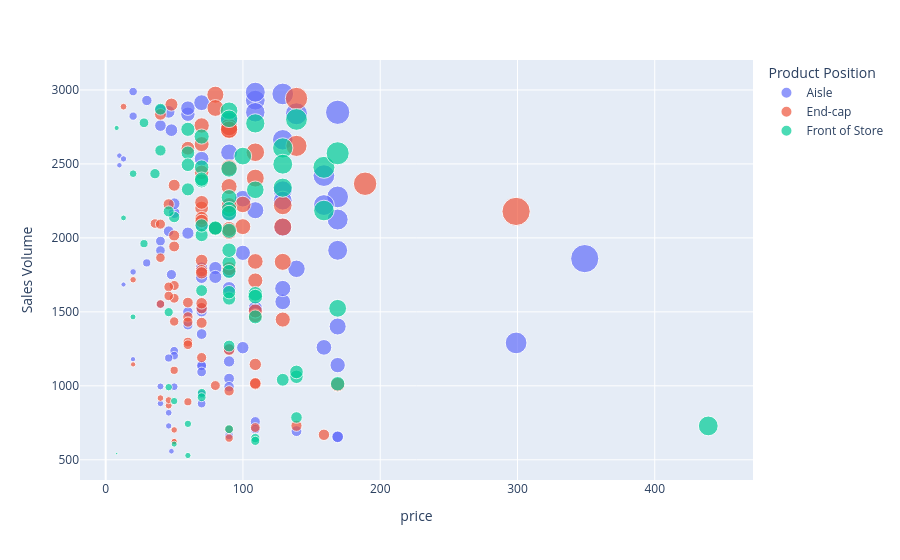

The cell this chart's notebook holds for it:
### Markdown cell above
🔹 Step 4: Interactive Dashboard (Plotly)

### Code cell
import plotly.express as px

fig = px.scatter(
    df,
    x="price",
    y="Sales Volume",
    size="Revenue",
    color="Product Position",
    hover_data=["name"]
)

fig.show()

### Figure 1 — Plotly figure (JSON) as saved in the notebook; plotly's stock layout.template omitted (floating-point values rounded to 4 significant figures)
{"data": [{"customdata": [["BASIC PUFFER JACKET"], ["TUXEDO JACKET"], ["STRETCH SUIT JACKET"], ["SUIT JACKET IN 100% LINEN"], ["100% WOOL SUIT JACKET"], ["100% FEATHER FILL PUFFER JACKET"], ["HERRINGBONE TEXTURED JACKET"], ["OVERSIZED CROPPED JACKET LIMITED EDITION"], ["LEATHER BIKER JACKET"], ["FAUX LEATHER BOXY FIT JACKET"], ["FAUX SUEDE BOMBER JACKET"], ["BOUCLÉ TEXTURED JACKET"], ["LEATHER JACKET"], ["PATCH BOMBER JACKET"], ["FAUX LEATHER BOMBER JACKET"], ["FAUX SUEDE BOMBER JACKET"], ["SUEDE JACKET"], ["CROPPED TEXTURED JACKET"], ["POCKET PUFFER JACKET"], ["FAUX SUEDE JACKET"], ["POCKET JACKET"], ["WOOL BLEND JACKET"], ["COTTON - LINEN BLEND JACKET"], ["ZIPPERED JACKET"], ["COTTON JACKET"], ["CONTRAST JACQUARD JACKET"], ["CONTRASTING PATCHES HOODED JACKET"], ["LIGHTWEIGHT BOMBER JACKET"], ["TECHNICAL PADDED JACKET"], ["BOXY FIT DENIM JACKET"], ["FAUX SHEARLING PLAID JACKET"], ["BOUCLE TEXTURED VEST"], ["LONGLINE QUILTED JACKET"], ["WOOL BLEND SUIT JACKET"], ["HOODED KNIT CARDIGAN"], ["HOODED TECHNICAL JACKET"], ["BOMBER JACKET"], ["PADDED BOMBER JACKET"], ["POCKET JACKET"], ["WAXED EFFECT PLAID JACKET"], ["REVERSIBLE PLAID OVERSHIRT"], ["POCKET OVERSHIRT"], ["PLAID OVERSHIRT"], ["POCKET DENIM OVERSHIRT"], ["PLAID OVERSHIRT"], ["PLAID TIE DYE OVERSHIRT"], ["PLAID OVERSHIRT"], ["SUEDE FISHERMAN SANDALS"], ["SUEDE LACELESS SNEAKERS"], ["RETRO SNEAKERS"], ["RETRO HIGH TOP SNEAKERS"], ["MULTI-PIECED RETRO SNEAKERS"], ["TASSEL LEATHER LOAFERS"], ["STRAP SANDALS"], ["SUEDE RETRO SNEAKERS"], ["DOUBLE STRAP SUEDE SANDALS"], ["SUEDE PENNY LOAFERS"], ["WOVEN LEATHER SLIDES"], ["SUEDE SNEAKERS"], ["ASYMMETRIC CROPPED KNIT SWEATER"], ["ASYMMETRICAL WOOL AND SILK BLEND SWEATER"], ["WOOL AND CASHMERE BLEND RIB SWEATER"], ["ALPACA AND WOOL BLEND TIE DYE KNIT SWEATER"], ["ALPACA BLEND OPEN KNIT SWEATER"], ["OVERSIZED KNIT SWEATER"], ["KNIT SWEATER WITH BUTTONS"], ["STRIPED CROP KNIT SWEATER"], ["V-NECK KNIT SWEATER"], ["FOIL KNIT CROP SWEATER"], ["STRIPED TEXTURED OVERSHIRT"], ["FLEECE OVERSHIRT"], ["PLAID OVERSHIRT"], ["DENIM SHIRT"], ["RIPPED STRAIGHT FIT JEANS"], ["TEXTURED SWEATER"], ["BASIC SLIM FIT T-SHIRT"], ["CROPPED WASHED T-SHIRT"], ["BASIC HEAVYWEIGHT T-SHIRT"], ["OVERSIZE FIT T-SHIRT"], ["STRUCTURED TEXT T-SHIRT"], ["ABSTRACT PRINT T-SHIRT"], ["RAISED TEXT T-SHIRT LIMITED EDITION"], ["SEMI-SHEER KNIT SHIRT LIMITED EDITION"], ["VISCOSE BLEND KNIT T-SHIRT"], ["STRIPED JACQUARD T-SHIRT"], ["HERRINGBONE TEXTURED JACKET"], ["CROPPED LEATHER JACKET"], ["DENIM BOMBER JACKET"], ["BOUCLÉ TEXTURED JACKET"], ["SUIT JACKET IN 100% LINEN"], ["PADDED DENIM JACKET"], ["LEATHER JACKET"], ["PATCH BOMBER JACKET"], ["STRETCH POCKET OVERSHIRT"], ["RIB COLLAR JACKET"], ["CONTRASTING PATCHES BOMBER JACKET"], ["PATCH BOMBER JACKET"]], "hovertemplate": "Product Position=Aisle<br>price=%{x}<br>Sales Volume=%{y}<br>Revenue=%{marker.size}<br>name=%{customdata[0]}<extra></extra>", "legendgroup": "Aisle", "marker": {"color": "#636efa", "size": [56430.0, 110500.0, 202300.0, 384900.0, 323800.0, 110900.0, 343500.0, 200300.0, 359000.0, 226300.0, 146000.0, 299400.0, 385700.0, 290500.0, 319500.0, 125500.0, 649100.0, 104700.0, 267200.0, 59780.0, 213900.0, 164900.0, 82620.0, 84580.0, 87840.0, 247100.0, 164200.0, 108300.0, 231800.0, 250900.0, 112300.0, 121100.0, 481500.0, 384800.0, 79340.0, 35380.0, 166200.0, 177200.0, 394600.0, 236800.0, 143500.0, 159800.0, 121700.0, 149100.0, 79480.0, 59750.0, 111300.0, 198800.0, 94370.0, 24890.0, 25530.0, 130900.0, 189700.0, 37550.0, 89850.0, 169900.0, 194500.0, 61730.0, 105100.0, 114200.0, 172300.0, 76470.0, 49600.0, 138700.0, 60080.0, 61920.0, 130700.0, 26730.0, 83920.0, 61510.0, 65920.0, 94310.0, 21890.0, 203700.0, 106500.0, 23480.0, 110100.0, 54750.0, 78920.0, 54530.0, 39740.0, 76410.0, 33460.0, 93870.0, 35150.0, 89360.0, 192700.0, 248900.0, 310500.0, 325400.0, 77060.0, 125700.0, 96470.0, 238400.0, 383500.0, 353300.0, 32920.0], "sizemode": "area", "sizeref": 1629.0, "symbol": "circle"}, "mode": "markers", "name": "Aisle", "orientation": "v", "showlegend": true, "type": "scatter", "x": [19.99, 169.0, 129.0, 159.0, 169.0, 169.0, 129.0, 159.0, 169.0, 99.9, 69.9, 129.0, 299.0, 129.0, 109.0, 69.9, 349.0, 89.9, 129.0, 89.9, 129.0, 109.0, 109.0, 59.9, 29.99, 89.9, 109.0, 49.9, 89.9, 89.9, 89.9, 69.9, 169.0, 169.0, 69.9, 19.99, 109.0, 69.9, 139.0, 169.0, 79.9, 89.9, 59.9, 89.9, 69.9, 19.99, 49.9, 89.9, 69.9, 9.99, 9.99, 45.9, 99.9, 45.9, 59.9, 59.9, 89.9, 49.9, 69.9, 39.9, 59.9, 69.9, 49.9, 79.9, 49.9, 39.9, 47.9, 47.9, 47.9, 69.9, 69.9, 89.9, 12.99, 69.9, 69.9, 19.9, 39.9, 29.9, 39.9, 45.9, 39.9, 39.9, 45.9, 45.9, 39.9, 89.9, 169.0, 139.0, 109.0, 109.0, 109.0, 99.9, 139.0, 109.0, 129.0, 159.0, 12.99], "xaxis": "x", "y": [2823, 654, 1568, 2421, 1916, 656, 2663, 1260, 2124, 2265, 2089, 2321, 1290, 2252, 2931, 1796, 1860, 1165, 2071, 665, 1658, 1513, 758, 1412, 2929, 2749, 1506, 2170, 2578, 2791, 1249, 1733, 2849, 2277, 1135, 1770, 1525, 2535, 2839, 1401, 1796, 1778, 2032, 1659, 1137, 2989, 2231, 2211, 1350, 2491, 2556, 2852, 1899, 818, 1500, 2836, 2164, 1237, 1504, 2863, 2877, 1094, 994, 1736, 1204, 1552, 2728, 558, 1752, 880, 943, 1049, 1685, 2914, 1524, 1180, 2759, 1831, 1978, 1188, 996, 1915, 729, 2045, 881, 994, 1140, 1791, 2849, 2985, 707, 1258, 694, 2187, 2973, 2222, 2534], "yaxis": "y"}, {"customdata": [["SLIM FIT SUIT JACKET"], ["DOUBLE FACED JACKET"], ["CONTRASTING COLLAR JACKET"], ["FAUX LEATHER JACKET"], ["SUIT JACKET IN 100% LINEN"], ["JACQUARD DENIM JACKET"], ["LIGHTWEIGHT BOMBER JACKET"], ["PATCH BOMBER JACKET"], ["CROPPED BOMBER JACKET LIMITED EDITION"], ["FAUX LEATHER PUFFER JACKET"], ["BOMBER JACKET"], ["FAUX SUEDE JACKET"], ["CONTRASTING COLLAR JACKET"], ["TECHNICAL JACKET WITH POCKETS"], ["FAUX LEATHER JACKET"], ["TEXTURED POCKET JACKET"], ["PUFFER JACKET WITH POUCH POCKET"], ["TEXTURED WEAVE OVERSHIRT"], ["LIGHTWEIGHT PUFFER JACKET"], ["OVERSIZED BOMBER JACKET"], ["EMBROIDERED PATCH JACKET"], ["VINTAGE EFFECT LEATHER BOMBER JACKET"], ["FLEECE BOMBER JACKET"], ["WOOL BLEND TEXTURED JACKET"], ["UTILITY POCKET JACKET"], [null], ["CONTRASTING PATCHES BOMBER JACKET"], ["POCKET DENIM JACKET"], ["COLOR BLOCK PUFFER JACKET"], ["HOUNDSTOOTH SUIT JACKET"], ["HOODED TECHNICAL JACKET"], ["100% FEATHER FILL PUFFER JACKET"], ["HOODED DENIM JACKET"], ["PLAID OVERSHIRT"], ["100% LINEN OVERSHIRT"], ["FAUX SUEDE OVERSHIRT"], ["TEXTURED POCKET OVERSHIRT"], ["POCKET OVERSHIRT"], ["OVERSHIRT"], ["POCKET OVERSHIRT"], ["ZIPPERED WOOL BLEND OVERSHIRT"], ["GEOMETRIC JACQUARD OVERSHIRT"], ["TECHNICAL OVERSHIRT"], ["ZIPPER MULTIPIECE SNEAKERS"], ["MULTICOLOR SNEAKERS"], ["RETRO RUNNING SNEAKERS"], ["SUEDE HIGH-TOPS"], ["SUEDE STRAP SANDALS"], ["MULTIPIECE SNEAKERS"], ["HIKING BOOTS"], ["FAUX SHEARLING LINED SUEDE BOOTS"], ["MULTIPIECE SNEAKERS"], ["SUEDE RUNNING SNEAKERS"], ["KNIT SWEATER WITH PEARLS"], ["STRIPED KNIT SWEATER"], ["CABLE KNIT METALLIC SWEATER"], ["MOCK NECK WOOL AND SILK BLEND KNIT TOP"], ["WOOL BLEND KNIT SWEATER"], ["FAUX FUR JEWEL SWEATER"], ["FINE KNIT CROP SWEATER"], ["KNIT SWEATER WITH RIPS"], ["GATHERED WAIST KNIT SWEATER"], ["KNIT V-NECK SWEATER"], ["CONTRAST TOPSTITCHING CROP KNIT SWEATER"], ["COLORBLOCK KNIT CROP SWEATER"], ["KNIT PEARL SWEATER"], ["BAGGY BELTED JEANS"], ["BAGGY FIT JEANS"], ["BAGGY FIT JEANS"], ["PLEATED WIDE FIT JEANS"], ["PURL KNIT SWEATER"], ["BRAIDED COLOR BLOCK SWEATER"], ["CONTRAST INTERIOR SWEATER"], ["HEART PRINT T-SHIRT"], ["TEXT T-SHIRT"], ["PRINTED CROPPED FIT SHIRT LIMITED EDITION"], ["RIBBED KNIT T-SHIRT"], ["RIBBED KNIT T-SHIRT"], ["ABSTRACT PRINT KNIT T-SHIRT"], ["STRUCTURED TEXT T-SHIRT"], ["OVERSIZED CROPPED JACKET LIMITED EDITION"], ["LEATHER BIKER JACKET"], ["FAUX LEATHER BOXY FIT JACKET"], ["FAUX SUEDE BOMBER JACKET"], ["SUIT JACKET"], ["FAUX LEATHER BOMBER JACKET"]], "hovertemplate": "Product Position=End-cap<br>price=%{x}<br>Sales Volume=%{y}<br>Revenue=%{marker.size}<br>name=%{customdata[0]}<extra></extra>", "legendgroup": "End-cap", "marker": {"color": "#EF553B", "size": [286400.0, 408900.0, 237100.0, 222400.0, 106400.0, 186600.0, 117600.0, 86840.0, 267500.0, 281100.0, 124800.0, 161100.0, 80060.0, 160700.0, 153900.0, 58170.0, 245300.0, 111900.0, 34320.0, 63470.0, 165000.0, 651500.0, 78260.0, 447200.0, 110300.0, 237100.0, 199600.0, 183400.0, 185200.0, 101500.0, 110900.0, 211000.0, 186800.0, 149100.0, 222400.0, 170800.0, 129100.0, 262000.0, 87810.0, 85720.0, 164200.0, 247100.0, 200700.0, 147800.0, 156600.0, 77630.0, 53430.0, 83730.0, 100600.0, 230000.0, 207400.0, 106600.0, 83250.0, 192900.0, 55140.0, 71610.0, 96910.0, 79440.0, 75280.0, 113100.0, 31040.0, 139000.0, 39800.0, 156100.0, 76610.0, 73810.0, 93620.0, 108900.0, 99680.0, 31140.0, 37500.0, 124300.0, 76550.0, 74450.0, 61960.0, 36590.0, 35030.0, 41450.0, 83510.0, 102200.0, 184100.0, 245600.0, 170400.0, 22890.0, 123300.0, 364500.0], "sizemode": "area", "sizeref": 1629.0, "symbol": "circle"}, "mode": "markers", "name": "End-cap", "orientation": "v", "showlegend": true, "type": "scatter", "x": [129.0, 139.0, 79.9, 99.9, 159.0, 109.0, 49.9, 89.9, 129.0, 109.0, 109.0, 89.9, 79.9, 109.0, 69.9, 89.9, 89.9, 89.9, 19.99, 89.9, 79.9, 299.0, 109.0, 189.0, 109.0, 129.0, 89.9, 89.9, 89.9, 139.0, 109.0, 89.9, 129.0, 69.9, 89.9, 69.9, 69.9, 109.0, 59.9, 59.9, 109.0, 89.9, 109.0, 69.9, 69.9, 59.9, 59.9, 49.9, 49.9, 79.9, 99.9, 69.9, 69.9, 69.9, 49.9, 49.9, 49.9, 49.9, 35.9, 39.9, 49.9, 47.9, 45.9, 59.9, 45.9, 45.9, 59.9, 69.9, 69.9, 49.9, 12.99, 69.9, 59.9, 39.9, 39.9, 39.9, 49.9, 45.9, 39.9, 45.9, 69.9, 89.9, 169.0, 19.99, 69.9, 139.0], "xaxis": "x", "y": [2220, 2942, 2968, 2226, 669, 1712, 2356, 966, 2074, 2579, 1145, 1792, 1002, 1474, 2202, 647, 2729, 1245, 1717, 706, 2065, 2179, 718, 2366, 1012, 1838, 2220, 2040, 2060, 730, 1017, 2347, 1448, 2133, 2474, 2443, 1847, 2404, 1466, 1431, 1506, 2749, 1841, 2114, 2240, 1296, 892, 1678, 2016, 2878, 2076, 1525, 1191, 2760, 1105, 1435, 1942, 1592, 2097, 2835, 622, 2901, 867, 2606, 1669, 1608, 1563, 1558, 1426, 624, 2887, 1778, 1278, 1866, 1553, 917, 702, 903, 2093, 2227, 2634, 2732, 1008, 1145, 1764, 2622], "yaxis": "y"}, {"customdata": [["FAUX LEATHER PUFFER JACKET"], ["CROPPED LEATHER JACKET"], ["DENIM BOMBER JACKET"], ["PADDED DENIM JACKET"], ["SUIT JACKET"], ["FAUX LEATHER BOMBER JACKET"], ["STRETCH POCKET OVERSHIRT"], ["RIB COLLAR JACKET"], ["FAUX LEATHER OVERSIZED JACKET LIMITED EDITION"], ["CONTRASTING PATCHES BOMBER JACKET"], ["TEXTURED JACKET"], ["RIPPED DENIM JACKET"], ["FAUX SUEDE PATCH JACKET"], ["BOMBER JACKET"], ["STRAIGHT SUIT JACKET"], ["HOODED QUILTED JACKET"], ["COTTON BLEND BOMBER JACKET"], ["ACID WASH DENIM JACKET"], ["TEXTURED DENIM JACKET LIMITED EDITION"], ["CROPPED OVERSHIRT"], ["WOOL BLEND JACKET"], ["TECHNICAL PADDED JACKET"], ["MIXED COLLAR WAXED JACKET"], ["PADDED BOMBER JACKET"], ["EMBROIDERED FOREST JACKET"], ["POCKET OVERSHIRT"], ["HOODED TECHNICAL JACKET"], ["WASHED EFFECT BOMBER JACKET"], ["WASHED TECHNICAL JACKET"], ["SLIM FIT SUIT JACKET"], ["MIXED COLLAR JACKET"], ["WOOL BLEND FELT TEXTURE JACKET"], ["PRINTED DENIM OVERSHIRT"], ["STRUCTURED TWILL OVERSHIRT"], ["COTTON OVERSHIRT"], ["PLAID OVERSHIRT"], ["PAINT PRINT OVERSHIRT"], ["PADDED CORDUROY OVERSHIRT"], ["OVERSHIRT WITH CONTRASTING TOPSTITCHING"], ["QUILTED STRUCTURED OVERSHIRT"], ["TOPSTITCH SNEAKERS"], ["MOC-TOE SUEDE BOOTS"], ["SUEDE SNEAKERS"], ["CHUNKY SNEAKERS"], ["CHUNKY SOLE CANVAS LACE-UP BOOTS"], ["ADHERENT STRIPES SNEAKERS"], ["CHUNKY SOLE HIGH TOP SNEAKERS"], ["CONTRAST SOLE LEATHER SNEAKERS"], ["HIGH COLLAR KNIT SWEATER"], ["CASHMERE BLEND KNIT SWEATER"], ["SOFT JEWEL SWEATER"], ["METAL BEAD KNIT SWEATER"], ["JEWEL KNIT SWEATER"], ["KNIT SWEATER WITH PIPING"], ["BASIC FOIL KNIT SWEATER"], ["BASIC KNIT SWEATER"], ["BASIC 100% WOOL SWEATER"], ["FINE KNIT SWEATER"], ["KNIT OPEN BACK PEARLY SWEATER"], ["BAGGY FIT JEANS LIMITED EDITION"], ["FLARED FIT CARGO JEANS"], ["ABSTRACT JACQUARD SWEATER"], ["BASIC MEDIUM WEIGHT T-SHIRT"], ["FAUX LEATHER JACKET"], ["JACQUARD DENIM JACKET"], ["LIGHTWEIGHT BOMBER JACKET"], ["FAUX LEATHER OVERSIZED JACKET LIMITED EDITION"], ["CROPPED BOMBER JACKET LIMITED EDITION"], ["FAUX LEATHER PUFFER JACKET"]], "hovertemplate": "Product Position=Front of Store<br>price=%{x}<br>Sales Volume=%{y}<br>Revenue=%{marker.size}<br>name=%{customdata[0]}<extra></extra>", "legendgroup": "Front of Store", "marker": {"color": "#00cc96", "size": [66630.0, 320000.0, 301700.0, 164700.0, 257600.0, 114900.0, 154200.0, 302400.0, 393800.0, 336400.0, 164800.0, 173200.0, 63560.0, 142900.0, 322200.0, 134300.0, 257000.0, 172300.0, 146800.0, 141100.0, 147500.0, 109300.0, 152100.0, 184100.0, 204300.0, 159400.0, 70520.0, 176800.0, 255000.0, 389300.0, 68450.0, 347400.0, 27730.0, 114100.0, 252200.0, 139400.0, 48660.0, 165200.0, 44510.0, 253400.0, 68760.0, 221700.0, 166800.0, 163800.0, 197200.0, 45490.0, 64520.0, 167600.0, 4331.0, 434700.0, 103400.0, 44760.0, 149400.0, 106800.0, 87380.0, 77510.0, 21920.0, 100000.0, 30240.0, 145700.0, 159800.0, 31690.0, 54710.0, 187700.0, 174700.0, 194900.0, 171400.0, 29170.0, 114500.0], "sizemode": "area", "sizeref": 1629.0, "symbol": "circle"}, "mode": "markers", "name": "Front of Store", "orientation": "v", "showlegend": true, "type": "scatter", "x": [69.99, 439.0, 129.0, 89.9, 169.0, 69.9, 59.9, 109.0, 159.0, 129.0, 79.9, 69.9, 89.9, 89.9, 129.0, 129.0, 89.9, 89.9, 89.9, 69.9, 139.0, 139.0, 139.0, 89.9, 89.9, 89.9, 109.0, 109.0, 99.9, 139.0, 109.0, 159.0, 12.99, 89.9, 89.9, 59.9, 19.99, 79.9, 59.9, 109.0, 45.9, 89.9, 69.9, 59.9, 89.9, 45.9, 69.9, 69.9, 7.99, 169.0, 39.9, 49.9, 59.9, 49.9, 35.9, 27.9, 7.99, 45.9, 49.9, 69.9, 109.0, 59.9, 27.9, 69.9, 109.0, 89.9, 169.0, 19.9, 39.9], "xaxis": "x", "y": [952, 729, 2339, 1832, 1524, 1644, 2575, 2774, 2477, 2608, 2063, 2478, 707, 1590, 2498, 1041, 2859, 1917, 1633, 2019, 1061, 786, 1094, 2048, 2273, 1773, 647, 1622, 2553, 2801, 628, 2185, 2135, 1269, 2805, 2328, 2434, 2067, 743, 2325, 1498, 2466, 2386, 2734, 2193, 991, 923, 2397, 542, 2572, 2591, 897, 2494, 2141, 2434, 2778, 2743, 2179, 606, 2084, 1466, 529, 1961, 2685, 1603, 2168, 1014, 1466, 2870], "yaxis": "y"}], "layout": {"legend": {"itemsizing": "constant", "title": {"text": "Product Position"}, "tracegroupgap": 0}, "margin": {"t": 60}, "xaxis": {"anchor": "y", "domain": [0, 1], "title": {"text": "price"}}, "yaxis": {"anchor": "x", "domain": [0, 1], "title": {"text": "Sales Volume"}}}}
